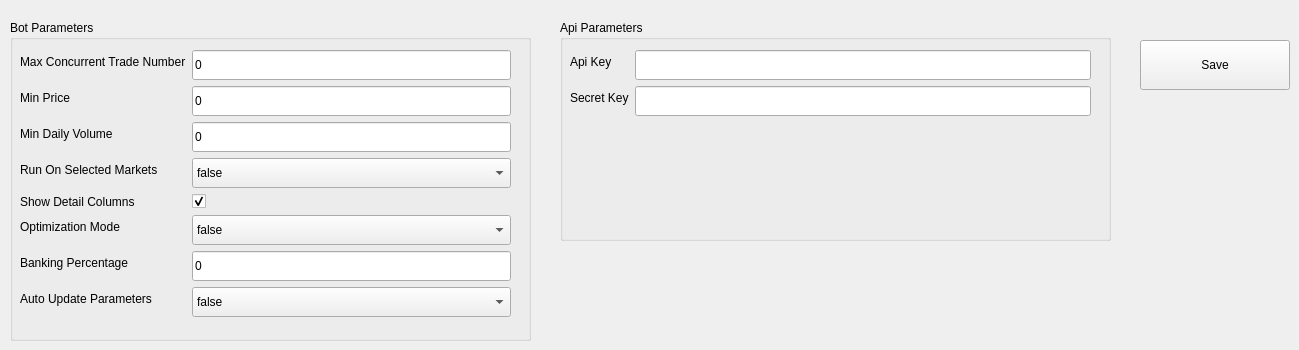
          <widget class="QWidget" name="tab_2">
           <property name="styleSheet">
            <string notr="true"/>
           </property>
           <attribute name="title">
            <string>Bot Parameters</string>
           </attribute>
           <widget class="QGroupBox" name="groupBox">
            <property name="geometry">
             <rect>
              <x>10</x>
              <y>20</y>
              <width>521</width>
              <height>321</height>
             </rect>
            </property>
            <property name="styleSheet">
             <string notr="true"/>
            </property>
            <property name="title">
             <string>Bot Parameters</string>
            </property>
            <widget class="QWidget" name="formLayoutWidget_3">
             <property name="geometry">
              <rect>
               <x>10</x>
               <y>30</y>
               <width>491</width>
               <height>332</height>
              </rect>
             </property>
             <layout class="QFormLayout" name="formLayout_4">
              <item row="0" column="0">
               <widget class="QLabel" name="maxConcurrentTradeNumberLabel">
                <property name="styleSheet">
                 <string notr="true"/>
                </property>
                <property name="text">
                 <string>Max Concurrent Trade Number</string>
                </property>
               </widget>
              </item>
              <item row="0" column="1">
               <widget class="QLineEdit" name="txtMaxConcurrentTradeNumber">
                <property name="minimumSize">
                 <size>
                  <width>0</width>
                  <height>30</height>
                 </size>
                </property>
                <property name="styleSheet">
                 <string notr="true"/>
                </property>
                <property name="text">
                 <string>0</string>
                </property>
               </widget>
              </item>
              <item row="1" column="0">
               <widget class="QLabel" name="minPriceLabel">
                <property name="styleSheet">
                 <string notr="true"/>
                </property>
                <property name="text">
                 <string>Min Price</string>
                </property>
               </widget>
              </item>
              <item row="1" column="1">
               <widget class="QLineEdit" name="txtMinPrice">
                <property name="minimumSize">
                 <size>
                  <width>0</width>
                  <height>30</height>
                 </size>
                </property>
                <property name="styleSheet">
                 <string notr="true"/>
                </property>
                <property name="text">
                 <string>0</string>
                </property>
               </widget>
              </item>
              <item row="2" column="0">
               <widget class="QLabel" name="minDailyVolumeLabel">
                <property name="styleSheet">
                 <string notr="true"/>
                </property>
                <property name="text">
                 <string>Min Daily Volume</string>
                </property>
               </widget>
              </item>
              <item row="2" column="1">
               <widget class="QLineEdit" name="txtMinDailyVolume">
                <property name="minimumSize">
                 <size>
                  <width>0</width>
                  <height>30</height>
                 </size>
                </property>
                <property name="styleSheet">
                 <string notr="true"/>
                </property>
                <property name="text">
                 <string>0</string>
                </property>
               </widget>
              </item>
              <item row="3" column="0">
               <widget class="QLabel" name="runOnSelectedMarketsLabel">
                <property name="styleSheet">
                 <string notr="true"/>
                </property>
                <property name="text">
                 <string>Run On Selected Markets</string>
                </property>
               </widget>
              </item>
              <item row="3" column="1">
               <widget class="QComboBox" name="drpRunOnSelectedMarkets">
                <property name="minimumSize">
                 <size>
                  <width>0</width>
                  <height>30</height>
                 </size>
                </property>
                <property name="styleSheet">
                 <string notr="true"/>
                </property>
                <item>
                 <property name="text">
                  <string>false</string>
                 </property>
                </item>
                <item>
                 <property name="text">
                  <string>true</string>
                 </property>
                </item>
               </widget>
              </item>
              <item row="4" column="0">
               <widget class="QLabel" name="showDetailColumnsLabel">
                <property name="styleSheet">
                 <string notr="true"/>
                </property>
                <property name="text">
                 <string>Show Detail Columns</string>
                </property>
               </widget>
              </item>
              <item row="4" column="1">
               <widget class="QCheckBox" name="chkShowDetailColumns">
                <property name="styleSheet">
                 <string notr="true"/>
                </property>
                <property name="text">
                 <string/>
                </property>
                <property name="checked">
                 <bool>true</bool>
                </property>
               </widget>
              </item>
              <item row="5" column="0">
               <widget class="QLabel" name="asdasLabel">
                <property name="styleSheet">
                 <string notr="true"/>
                </property>
                <property name="text">
                 <string>Optimization Mode</string>
                </property>
               </widget>
              </item>
              <item row="5" column="1">
               <widget class="QComboBox" name="drpOptimizationMode">
                <property name="minimumSize">
                 <size>
                  <width>0</width>
                  <height>30</height>
                 </size>
                </property>
                <property name="styleSheet">
                 <string notr="true"/>
                </property>
                <item>
                 <property name="text">
                  <string>false</string>
                 </property>
                </item>
                <item>
                 <property name="text">
                  <string>true</string>
                 </property>
                </item>
               </widget>
              </item>
              <item row="6" column="0">
               <widget class="QLabel" name="lblBankingPercentage">
                <property name="styleSheet">
                 <string notr="true"/>
                </property>
                <property name="text">
                 <string>Banking Percentage</string>
                </property>
               </widget>
              </item>
              <item row="6" column="1">
               <widget class="QLineEdit" name="txtBankingPercentage">
                <property name="minimumSize">
                 <size>
                  <width>0</width>
                  <height>30</height>
                 </size>
                </property>
                <property name="styleSheet">
                 <string notr="true"/>
                </property>
                <property name="text">
                 <string>0</string>
                </property>
               </widget>
              </item>
              <item row="7" column="0">
               <widget class="QLabel" name="lblOptUpdateStrategyParameters">
                <property name="styleSheet">
                 <string notr="true"/>
                </property>
                <property name="text">
                 <string>Auto Update Parameters</string>
                </property>
               </widget>
              </item>
              <item row="7" column="1">
               <widget class="QComboBox" name="drpOptUpdateStrategyParameters">
                <property name="minimumSize">
                 <size>
                  <width>0</width>
                  <height>30</height>
                 </size>
                </property>
                <property name="styleSheet">
                 <string notr="true"/>
                </property>
                <item>
                 <property name="text">
                  <string>false</string>
                 </property>
                </item>
                <item>
                 <property name="text">
                  <string>true</string>
                 </property>
                </item>
               </widget>
              </item>
             </layout>
            </widget>
           </widget>
           <widget class="QGroupBox" name="groupBox_10">
            <property name="geometry">
             <rect>
              <x>560</x>
              <y>20</y>
              <width>551</width>
              <height>221</height>
             </rect>
            </property>
            <property name="styleSheet">
             <string notr="true"/>
            </property>
            <property name="title">
             <string>Api Parameters</string>
            </property>
            <widget class="QWidget" name="formLayoutWidget_4">
             <property name="geometry">
              <rect>
               <x>10</x>
               <y>30</y>
               <width>521</width>
               <height>80</height>
              </rect>
             </property>
             <layout class="QFormLayout" name="formLayout_5">
              <item row="0" column="0">
               <widget class="QLabel" name="apiKeyLabel">
                <property name="styleSheet">
                 <string notr="true"/>
                </property>
                <property name="text">
                 <string>Api Key</string>
                </property>
               </widget>
              </item>
              <item row="0" column="1">
               <widget class="QLineEdit" name="txtApiKey">
                <property name="minimumSize">
                 <size>
                  <width>0</width>
                  <height>30</height>
                 </size>
                </property>
                <property name="styleSheet">
                 <string notr="true"/>
                </property>
                <property name="echoMode">
                 <enum>QLineEdit::Password</enum>
                </property>
               </widget>
              </item>
              <item row="1" column="0">
               <widget class="QLabel" name="secretKeyLabel">
                <property name="styleSheet">
                 <string notr="true"/>
                </property>
                <property name="text">
                 <string>Secret Key</string>
                </property>
               </widget>
              </item>
              <item row="1" column="1">
               <widget class="QLineEdit" name="txtSecretKey">
                <property name="minimumSize">
                 <size>
                  <width>0</width>
                  <height>30</height>
                 </size>
                </property>
                <property name="styleSheet">
                 <string notr="true"/>
                </property>
                <property name="echoMode">
                 <enum>QLineEdit::Password</enum>
                </property>
               </widget>
              </item>
             </layout>
            </widget>
           </widget>
           <widget class="QPushButton" name="btcSaveBotParameters">
            <property name="geometry">
             <rect>
              <x>1140</x>
              <y>40</y>
              <width>150</width>
              <height>50</height>
             </rect>
            </property>
            <property name="styleSheet">
             <string notr="true"/>
            </property>
            <property name="text">
             <string>Save</string>
            </property>
           </widget>
          </widget>
